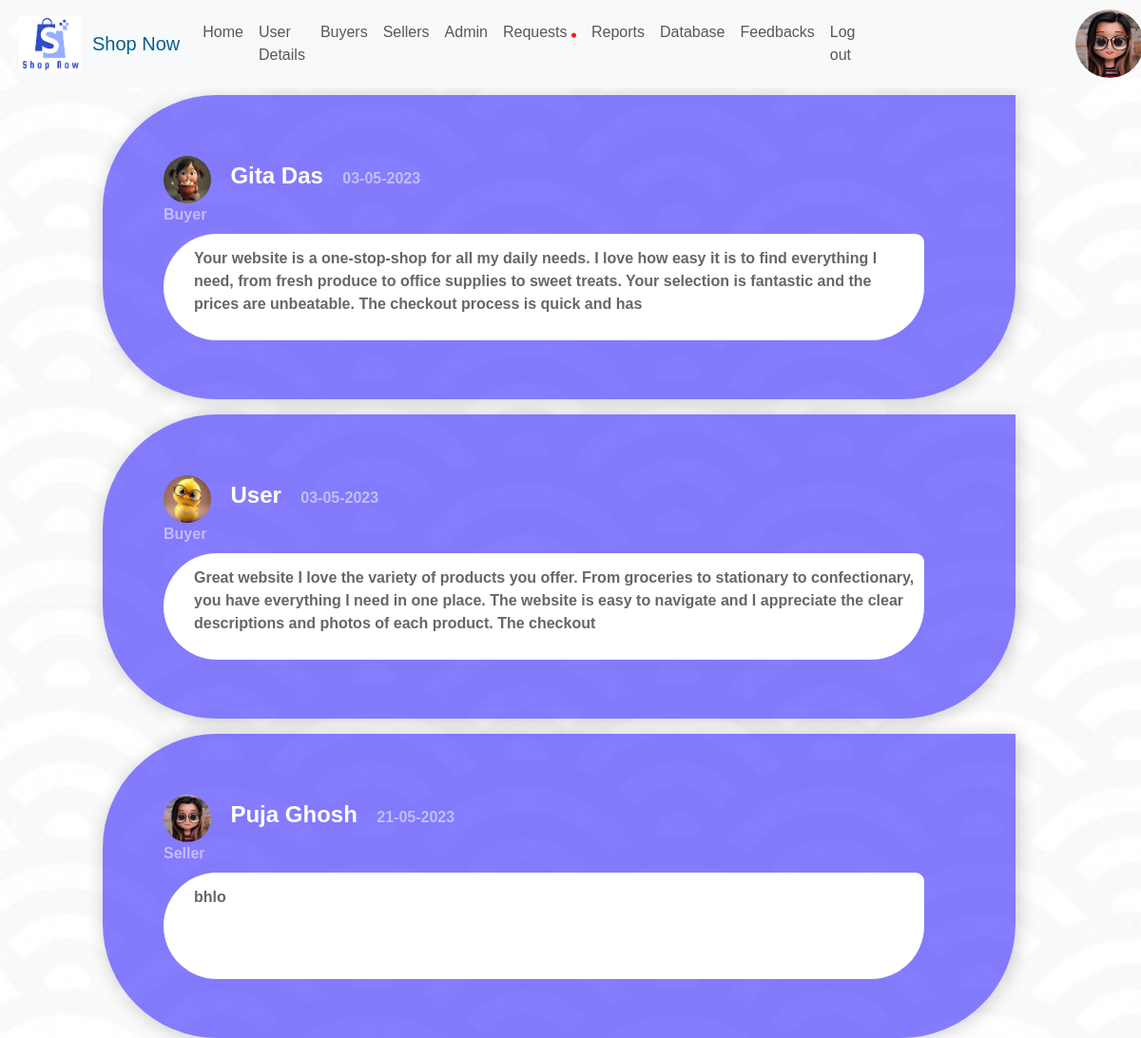
The page /AdminFeedback.php (signed in) on the database its author committed.
### tables this page shows
CREATE TABLE `feedback` (
  `Serial_no` int(255) NOT NULL,
  `Email` varchar(256) DEFAULT NULL,
  `User_Type` varchar(255) NOT NULL,
  `Date` varchar(255) NOT NULL,
  `Rating` varchar(10) NOT NULL,
  `Feedback` varchar(256) DEFAULT NULL
);

CREATE TABLE `buyerdetails` (
  `Serial_no` int(11) NOT NULL,
  `Name` varchar(255) NOT NULL,
  `Gender` varchar(25) NOT NULL,
  `Email` varchar(255) NOT NULL,
  `Username` varchar(255) NOT NULL,
  `Password` varchar(255) NOT NULL,
  `Phone_no` varchar(25) NOT NULL,
  `City` varchar(255) NOT NULL,
  `Address` varchar(256) NOT NULL,
  `State` varchar(256) NOT NULL,
  `Photo_Id` varchar(255) NOT NULL,
  `Allow` varchar(255) DEFAULT NULL,
  `Question` varchar(255) NOT NULL,
  `Answer` varchar(255) NOT NULL
);

CREATE TABLE `sellerdetails` (
  `Serial_no` int(255) NOT NULL,
  `Name` varchar(255) DEFAULT NULL,
  `Gender` varchar(10) NOT NULL,
  `Email` varchar(255) DEFAULT NULL,
  `Username` varchar(256) DEFAULT NULL,
  `Password` varchar(256) DEFAULT NULL,
  `Phone` varchar(255) DEFAULT NULL,
  `Shop_name` varchar(256) DEFAULT NULL,
  `Shop_Type` varchar(255) NOT NULL,
  `Address` varchar(256) DEFAULT NULL,
  `State` varchar(256) DEFAULT NULL,
  `Photo_Id` varchar(256) NOT NULL,
  `Allow` varchar(255) DEFAULT NULL,
  `Identity` varchar(255) NOT NULL,
  `Question` varchar(255) NOT NULL,
  `Answer` varchar(255) NOT NULL
);

### AdminFeedback.php (the view, shortened to what this page needs)
<?php
include_once('database.php');
?>
<html>
    <head>
    <link rel="stylesheet" href="#">
    <link rel="stylesheet" href="style.css">
<link rel="stylesheet" href="https://cdnjs.cloudflare.com/ajax/libs/font-awesome/4.7.0/css/font-awesome.min.css">
    <link href="https://cdn.jsdelivr.net/npm/bootstrap@5.3.0-alpha1/dist/css/bootstrap.min.css" rel="stylesheet">
    <link rel="stylesheet" href="https://cdnjs.cloudflare.com/ajax/libs/font-awesome/4.7.0/css/font-awesome.min.css">
<link rel="stylesheet" href="https://cdnjs.cloudflare.com/ajax/libs/font-awesome/6.4.0/css/all.min.css" />
    </head>
    <body style="background-color:hsl(0,0%,95%); margin:0 20px; font-family: 'Gill Sans', 'Gill Sans MT', Calibri, 'Trebuchet MS', sans-serif; " onload="myFunction()">
<?php
$email=$_SESSION['admin'];
$sql="SELECT * FROM admindetails WHERE Email='$email'";
$result=mysqli_query($conn,$sql);
if(mysqli_num_rows($result)>0){
    while($row=mysqli_fetch_assoc($result)){
        $bgn=$row['Gender'];
        $bpid=$row['Photo_id'];
        if(!empty($bpid)){
            $photo="adminUpload/".$bpid;
        }
        else{
            $bgn=strtolower($bgn);
            $photo="uploads/".$bgn.".jpg";
        }
      }
}
else{
    echo "<div  class='alert alert-danger' role='alert'>Something went wrong. Please try again later!!
  </div>";
}
?>
<?php
$s="SELECT * FROM sellerdetails WHERE Allow=''";
$r=mysqli_query($conn,$s);
if(mysqli_num_rows($r)>0){
  $req="<i class='fa-solid fa-circle' style='color: #ff1900;font-size:5px'></i>";
}
else{
  $req="";
}
?>
    <nav class="navbar navbar-expand-lg navbar-light bg-light  pr-4" style="z-index:99;width:97%;" >
    <img src="uploads/logo.jpg" height="60rem" width="65rem" class="logo mt-2 mb-2 ml-2">
  <a class="navbar-brand" href="index.php" style="color:rgb(6, 94, 145) ;padding-left: 1vw; "> Shop Now</a>
  <div class="collapse navbar-collapse" id="navbarSupportedContent">
    <ul class="navbar-nav mr-4">
      <li class="nav-item active">
        <a class="nav-link " href="AdminHomepage.php">Home</a>
      </li>
      <li class="nav-item">
        <a class="nav-link " href="AdminUserDetails.php">User Details</a>
      </li>
      <li class="nav-item">
        <a class="nav-link "  href="AdminBuyerPage.php" >Buyers</a>
      </li>
      <li class="nav-item">
        <a class="nav-link "  href="AdminSellerPage.php"  >Sellers</a>
      </li>
      <li class="nav-item">
        <a class="nav-link "  href="AdminPage.php"  >Admin</a>
      </li>
      <li>
      <a class="nav-link" href="SellerRequests.php" >Requests&nbsp;<?php echo $req ?></a>
      </li>
      <li>
      <a class="nav-link" href="reports.php" >Reports</a>
      </li>
      <li>
      <a class="nav-link" href="Adminddatabase.php" >Database</a>
      </li>
      <li>
      <a class="nav-link" href="AdminFeedback.php" >Feedbacks</a>
      </li>
      <li class="nav-item">
        <a class="nav-link " href="logout.php">Log out</a>
      </li>
    </ul>
<div class="float-right icon">
  <a href="AdminUserDetails.php" style="display:flex;"><img src="<?php echo $photo ?>" style="height:9vh; width:9vh; object-fit: cover;  border-radius: 50px; margin-left:14rem; cursor:pointer"></a></div>
</nav>
<div class="container">
  <div class="row ">
    <?php
    $sql="SELECT * FROM feedback WHERE Feedback IS NOT NULL AND Feedback <>''";
    $result=mysqli_query($conn,$sql);
    if(mysqli_num_rows($result)>0){
      while($row=mysqli_fetch_assoc($result)){
        $Email=$row['Email'];
        $Feedback=$row['Feedback'];
        $Date=$row['Date'];
        $User_Type=$row['User_Type'];
        if($User_Type=="Buyer"){
          $sql1="SELECT * FROM buyerdetails WHERE Email='$Email'";
          $result1=mysqli_query($conn,$sql1);
          if(mysqli_num_rows($result1)>0){
            while($row1=mysqli_fetch_assoc($result1)){
              $Name=$row1['Name'];
              $Gender=$row1['Gender'];
              $Photo_Id=$row1['Photo_Id'];
              if(!empty($Photo_Id)){
                $photo="buyerUpload/".$Photo_Id;
            }
            else{
                $photo="uploads/".$Gender.".jpg";
            }
            }
          }
          else{
            $Name="User";
            $photo="uploads/other.jpg";
          }
        }
        elseif($User_Type=="Seller"){
          $sql1="SELECT * FROM sellerdetails WHERE Email='$Email'";
          $result1=mysqli_query($conn,$sql1);
          if(mysqli_num_rows($result1)>0){
            while($row1=mysqli_fetch_assoc($result1)){
              $Name=$row1['Name'];
              $Gender=$row1['Gender'];
              $Photo_Id=$row1['Photo_Id'];
              if(!empty($Photo_Id)){
                $photo="uploads/".$Photo_Id;
            }
            else{
                $photo="uploads/".$Gender.".jpg";
            }
            }
          }
          else{
            $Name="User";
            $photo="uploads/other.jpg";
          }
        }
    ?>
    <div class="col-8">
    <img src="<?php echo $photo ?>" class="rounded-circle" height="50px" width="50px"alt="">
<span style="margin:1rem; font-weight:bolder;font-size:1.5rem"> <?php echo $Name ?></span>
<span style="color:rgb(255,255,255,0.500); font-weight:bolder;font-size:1rem"><?php echo $Date ?></span><br>
<span style="color:rgb(255,255,255,0.500); font-weight:bolder;font-size:1rem">  <?php echo $User_Type ?></span>
<p  id="scroll" style="background:white;height:7rem;width:50rem;color:rgb(0,0,0,0.600);padding:0.9rem 0.5rem 0.5rem 2rem;font-size:16px; font-weight:bolder;border-radius:20px;margin-top:0.5rem;overflow:auto;   border-bottom-left-radius: 120px;
    border-top-left-radius: 120px;
    border-bottom-right-radius: 120px;">  <?php echo $Feedback ?></p>
  </div>
  <?php }
    }
    ?>
</div>
</div>
    </body></html>

### style.css (style rules this page uses)
* { margin: 0; padding: 0; }

### AdminFeedback.php (style rules this page uses)
* { padding:0; margin:0; }
body { background-color:rgba(88, 88, 88, 0.856); background-size: cover; background-image:url("uploads/b1.jpg"); background-blend-mode: lighten; }
.row { height:100%; width:100%; justify-content: center; }
.col-8 { padding: 4rem; height:20rem; width:60rem; margin:0.5rem; background-color: rgba(22, 6, 252, 0.521); color:white; border-bottom-left-radius: 120px; border-top-left-radius: 120px; border-bottom-right-radius: 120px; box-shadow: 2px 2px 20px rgb(0,0,0,0.200); }

### rows shown on the page
feedback: buyerdetails.Photo_Id (picture), buyerdetails.Name "Gita Das", Date "03-05-2023", User_Type "Buyer", Feedback "Your website is a one-stop-shop for all my daily needs. I love how easy it is to find everything I need, from fresh produce to office supplies to sweet treats. Your selection is fantastic and the prices are unbeatable. The checkout process is quick and has"
feedback: shows a picture, Name "User", Date "03-05-2023", User_Type "Buyer", Feedback "Great website I love the variety of products you offer. From groceries to stationary to confectionary, you have everything I need in one place. The website is easy to navigate and I appreciate the clear descriptions and photos of each product. The checkout"
feedback: sellerdetails.Gender (picture), sellerdetails.Name "Puja Ghosh", Date "21-05-2023", User_Type "Seller", Feedback "bhlo"
